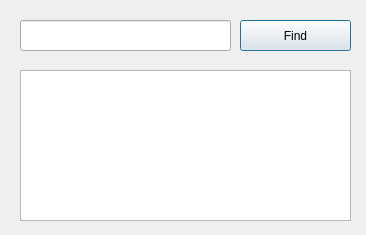
<?xml version="1.0" encoding="UTF-8"?>
<ui version="4.0">
 <class>Dialog</class>
 <widget class="QDialog" name="Dialog">
  <property name="geometry">
   <rect>
    <x>0</x>
    <y>0</y>
    <width>366</width>
    <height>235</height>
   </rect>
  </property>
  <property name="windowTitle">
   <string>Dialog</string>
  </property>
  <widget class="QPushButton" name="findButton">
   <property name="geometry">
    <rect>
     <x>240</x>
     <y>20</y>
     <width>111</width>
     <height>31</height>
    </rect>
   </property>
   <property name="text">
    <string>Find</string>
   </property>
  </widget>
  <widget class="QLineEdit" name="findText">
   <property name="geometry">
    <rect>
     <x>20</x>
     <y>20</y>
     <width>211</width>
     <height>31</height>
    </rect>
   </property>
  </widget>
  <widget class="QTextEdit" name="Result">
   <property name="geometry">
    <rect>
     <x>20</x>
     <y>70</y>
     <width>331</width>
     <height>151</height>
    </rect>
   </property>
  </widget>
 </widget>
 <resources/>
 <connections/>
</ui>
